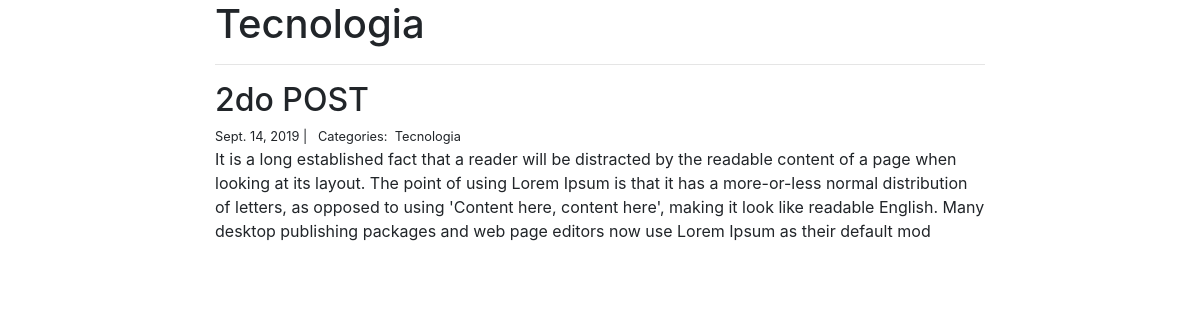
/Tecnologia, run on the app's committed database.
### blog/models.py (models this page shows, shortened)
class Category(models.Model):
	name = models.CharField(max_length = 20)

class Post(models.Model):
	title = models.CharField(max_length = 255)
	body = models.TextField()
	created_on = models.DateTimeField(auto_now_add = True)
	last_modified = models.DateTimeField(auto_now = True)
	categories = models.ManyToManyField('Category', related_name = 'posts')

### blog/views.py (the view)
# urls.py: url(r'^(?P<category>\w+)$', blog_category, name="blog_category"),
def blog_category(request, category):
	posts = Post.objects.filter(
		categories__name__contains=category
	).order_by(
		'-created_on'
	)
	context = {
		'category': category,
		'posts': posts,
	}
	return render(request, "blog_category.html", context)

### blog/templates/blog_category.html
{% extends "base.html" %}
{% block page_content %}
<div class="col-md-8 offset-md-2">
	<h1>{{ category | title}}</h1>
	<hr>
	{% for post in posts %}
	<h2>{{post.title}}</h2>
	<small>
		{{post.created_on.date}} | &nbsp;
		Categories:&nbsp;
		{% for category in post.categories.all %}
			{{ category.name }}
		{% endfor %}
	</small>
	<p>{{post.body | slice:":400"}}</p>
	{% endfor %}
</div>
{% endblock %}

### data on the page
Category: name "Tecnologia"
Post: title "2do POST", created_on "Sept. 14, 2019", body "It is a long established fact that a reader will be distracted by the readable content of a page when looking at its layout. The point of using Lorem Ipsum is that it has a more-or-less normal distribution of letters, as opposed to using 'Content here, content here', making it look like readable English. Many desktop publishing packages and web page editors now use Lorem Ipsum as their default mod"
